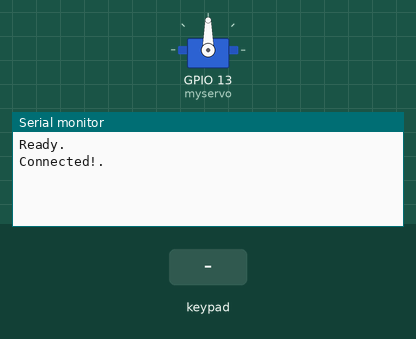
Recording of a sketch running on a simulated ESP32. On the bench: servo, the last lines printed to the serial monitor. The inputs (shaded band) are chosen by the test bench. Nothing arrives over Bluetooth unless stated.

Above: at 1.2 s.
1.3 s: key 'U' pressed
At 2.9 s:
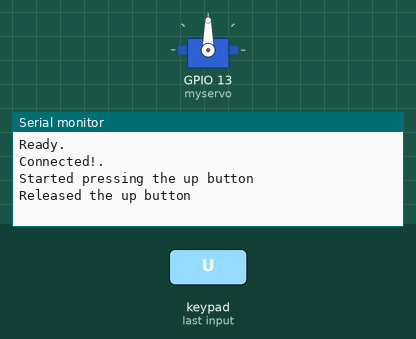
3.2 s: key 'D' pressed
At 4.4 s:
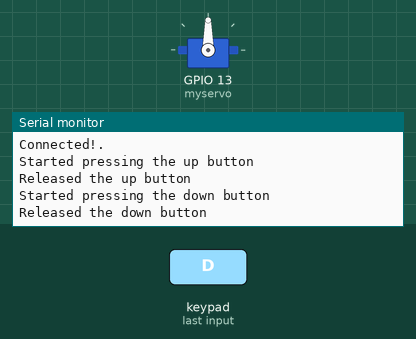
5.1 s: key 'L' pressed
At 7.0 s:
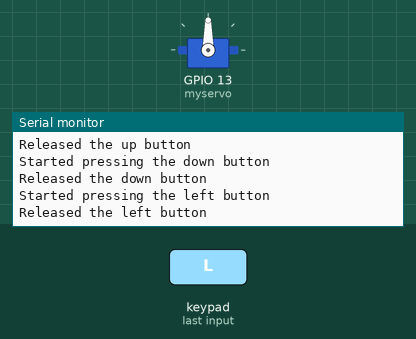

Measured:
- after the input at 1.3 s, the serial monitor: prints a new line at once (image 1)
- after the input at 3.2 s, the serial monitor: prints a new line at once (image 2)
- after the input at 5.1 s, the serial monitor: prints a new line at once (image 3)

The sketch:

main.ino
```cpp
#include <Ps3Controller.h>
#include <ESP32Servo.h>


Servo myservo;
double angle = 90;

void notify() {
    if( Ps3.event.button_down.cross )
        Serial.println("Started pressing the cross button");
    if( Ps3.event.button_up.cross )
        Serial.println("Released the cross button");

    if( Ps3.event.button_down.square )
        Serial.println("Started pressing the square button");
    if( Ps3.event.button_up.square )
        Serial.println("Released the square button");

    if( Ps3.event.button_down.triangle )
        Serial.println("Started pressing the triangle button");
    if( Ps3.event.button_up.triangle )
        Serial.println("Released the triangle button");

    if( Ps3.event.button_down.circle )
        Serial.println("Started pressing the circle button");
    if( Ps3.event.button_up.circle )
        Serial.println("Released the circle button");

    //--------------- Digital D-pad button events --------------
    if( Ps3.event.button_down.up )
        Serial.println("Started pressing the up button");
    if( Ps3.event.button_up.up )
        Serial.println("Released the up button");

    if( Ps3.event.button_down.right )
        Serial.println("Started pressing the right button");
        //if (angle < 175){
          //  Serial.println("move");
            //angle += 10;
            //myservo.write(angle);
          //}

    if( Ps3.event.button_up.right )
        Serial.println("Released the right button");

    if( Ps3.event.button_down.down )
        Serial.println("Started pressing the down button");
    if( Ps3.event.button_up.down )
        Serial.println("Released the down button");

    if( Ps3.event.button_down.left )
        Serial.println("Started pressing the left button");
        //if (angle > 10){
          //  Serial.println("move");
            //angle -= 10;
            //myservo.write(angle);
          //}
    if( Ps3.event.button_up.left )
        Serial.println("Released the left button");

    //------------- Digital shoulder button events -------------
    if( Ps3.event.button_down.l1 )
        Serial.println("Started pressing the left shoulder button");
    if( Ps3.event.button_up.l1 )
        Serial.println("Released the left shoulder button");

    if( Ps3.event.button_down.r1 )
        Serial.println("Started pressing the right shoulder button");
    if( Ps3.event.button_up.r1 )
        Serial.println("Released the right shoulder button");

    //-------------- Digital trigger button events -------------
    if( Ps3.event.button_down.l2 )
        Serial.println("Started pressing the left trigger button");
    if( Ps3.event.button_up.l2 )
        Serial.println("Released the left trigger button");

    if( Ps3.event.button_down.r2 )
        Serial.println("Started pressing the right trigger button");
    if( Ps3.event.button_up.r2 )
        Serial.println("Released the right trigger button");

    //--------------- Digital stick button events --------------
    if( Ps3.event.button_down.l3 )
        Serial.println("Started pressing the left stick button");
    if( Ps3.event.button_up.l3 )
        Serial.println("Released the left stick button");

    if( Ps3.event.button_down.r3 )
        Serial.println("Started pressing the right stick button");
    if( Ps3.event.button_up.r3 )
        Serial.println("Released the right stick button");

    //---------- Digital select/start/ps button events ---------
    if( Ps3.event.button_down.select )
        Serial.println("Started pressing the select button");
    if( Ps3.event.button_up.select )
        Serial.println("Released the select button");

    if( Ps3.event.button_down.start )
        Serial.println("Started pressing the start button");
    if( Ps3.event.button_up.start )
        Serial.println("Released the start button");

    if( Ps3.event.button_down.ps )
        Serial.println("Started pressing the Playstation button");
    if( Ps3.event.button_up.ps )
        Serial.println("Released the Playstation button");


    //---------------- Analog stick value events ---------------
   if( abs(Ps3.event.analog_changed.stick.lx) + abs(Ps3.event.analog_changed.stick.ly) > 2 ){
       Serial.print("Moved the left stick:");
       Serial.print(" x="); Serial.print(Ps3.data.analog.stick.lx, DEC);
       Serial.print(" y="); Serial.print(Ps3.data.analog.stick.ly, DEC);
       Serial.println();
    }

   if( abs(Ps3.event.analog_changed.stick.rx) + abs(Ps3.event.analog_changed.stick.ry) > 2 ){
       Serial.print("Moved the right stick:");
       Serial.print(" x="); Serial.print(Ps3.data.analog.stick.rx, DEC);
       Serial.print(" y="); Serial.print(Ps3.data.analog.stick.ry, DEC);
       Serial.println();
   }
}

void onConnect(){
  // 接続されたときに呼び出されるコールバック関数
  Serial.println("Connected!.");
}

void onDisconnect(){
  // 切断されたときに呼び出されるコールバック関数
  Serial.println("DisConnected!.");
}

void setup() {
    Serial.begin(115200);
    // コールバック関数の登録(オプション)
    Ps3.attach(notify);
    // コールバック関数の登録(オプション)
    Ps3.attachOnConnect(onConnect);
    // コールバック関数の登録(オプション)
    Ps3.attachOnDisconnect(onDisconnect);
    // 接続するデバイスのアドレスに書き換える
    Ps3.begin("C4:DE:E2:13:0A:5A");
    Serial.println("Ready.");
    myservo.attach(13);
    myservo.write(angle);
}

void loop(){
}
```
